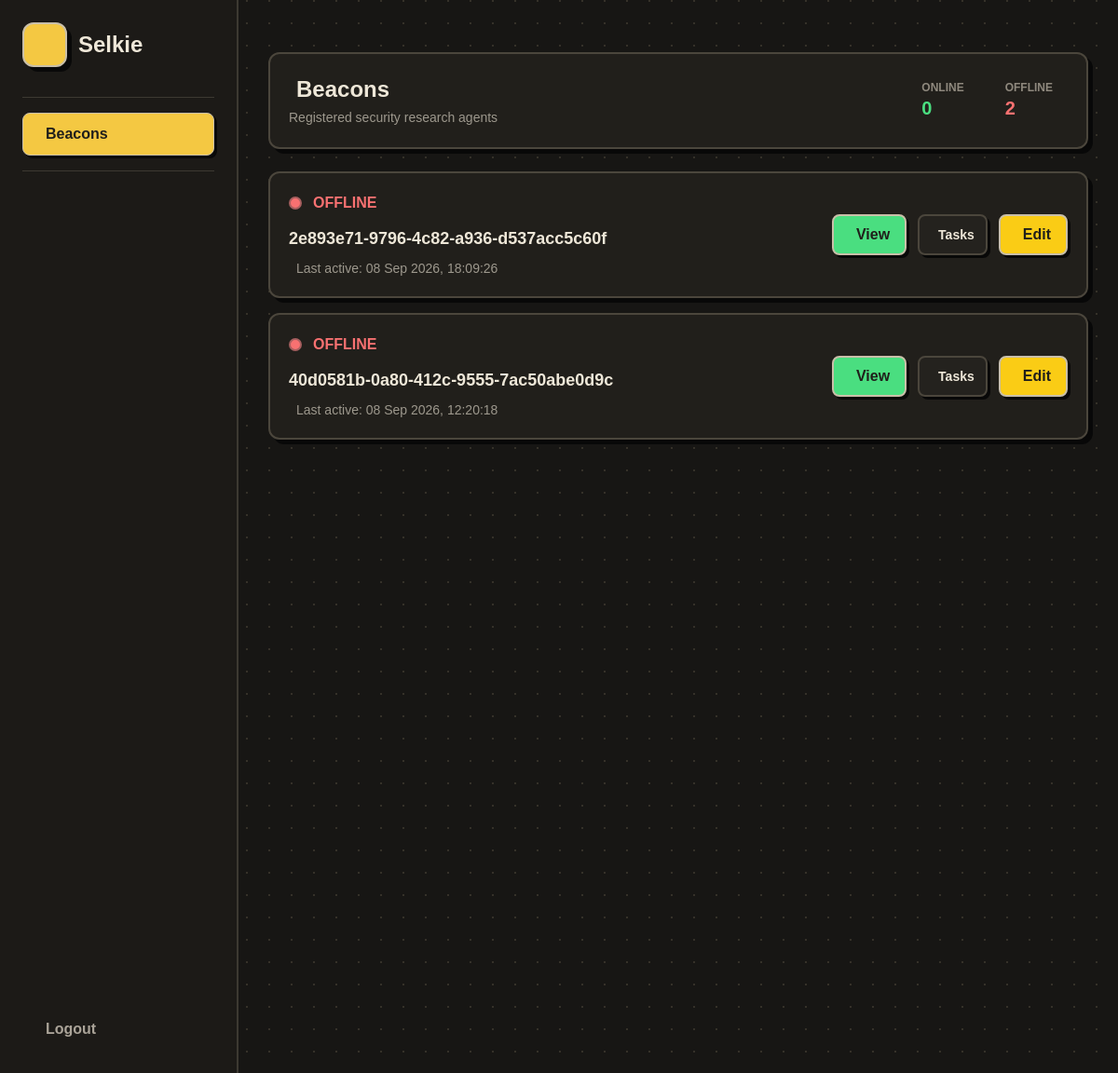
The page /dashboard/beacons on the database its author committed.
### db_manager.py (models this page shows)
class Base(DeclarativeBase):
    pass

class Beacon(Base):
    __tablename__ = "beacons"
    id: Mapped[str] = mapped_column(String, primary_key=True)
    public_key: Mapped[str] = mapped_column(String)
    system_info: Mapped[str] = mapped_column(JSON)
    registered_at: Mapped[datetime] = mapped_column(DateTime)
    last_active: Mapped[datetime] = mapped_column(DateTime)
    status: Mapped[str] = mapped_column(String, default="offline")

### dashboard.py (the view)
@dashboard.route("/beacons")
def beacons():
    with get_session() as session:
        beacons = (
            session.query(Beacon)
            .order_by(Beacon.status.desc(), Beacon.last_active.desc())
            .all()
        )
    return render_template("beacons.html", beacons=beacons)

### db_manager.py (called while the page is built)
def get_session():
    return Session(engine)

### templates/beacons.html (shortened to what this page needs)
{% extends "base.html" %}
{% block content %}
<div class="min-h-screen w-full pb-8">
    <main class="min-w-0">
        <section class="retro-card rounded-xl p-5 mb-6">
            <div class="flex flex-col md:flex-row
                                md:items-center md:justify-between
                                gap-5">
                <div>
                    <h2 class="text-2xl font-black
                                       flex items-center gap-2">
                        Beacons
                    </h2>
                    <p class="text-sm text-[#9d988d] mt-1">
                        Registered security research agents
                    </p>
                </div>
                <div class="flex gap-3">
                    <div class="stat rounded-lg px-4 py-2">
                        <div class="text-xs font-bold
                                            uppercase text-[#8f897e]">
                            Online
                        </div>
                        <div class="text-xl font-black
                                            text-green-400">
                            {{ beacons
                            | selectattr("status", "equalto", "online")
                            | list
                            | length }}
                        </div>
                    </div>
                    <div class="stat rounded-lg px-4 py-2">
                        <div class="text-xs font-bold
                                            uppercase text-[#8f897e]">
                            Offline
                        </div>
                        <div class="text-xl font-black
                                            text-red-400">
                            {{ beacons
                            | selectattr("status", "equalto", "offline")
                            | list
                            | length }}
                        </div>
                    </div>
                </div>
            </div>
        </section>
        <div id="beacon-list" hx-get="{{ url_for('dashboard.beacon_status') }}" hx-trigger="every 5s"
            hx-swap="innerHTML">
            {% include "partials/beacon_list.html" %}
        </div>
    </main>
</div>
{% endblock %}

### templates/partials/beacon_list.html (shortened to what this page needs)
<div class="space-y-4">
    {% for beacon in beacons %}
    <div class="retro-card rounded-xl p-5
                transition duration-100
                hover:bg-[#28251f]">
        <div class="flex flex-col md:flex-row
                    md:items-center md:justify-between
                    gap-5">
            <div class="min-w-0">
                <div class="flex items-center gap-3 mb-3">
                    {% if beacon.status == "online" %}
                    <span class="w-3.5 h-3.5 rounded-full
                                   bg-green-400 border-2 border-[#6fa879]"></span>
                    <span class="font-black text-green-400">
                        ONLINE
                    </span>
                    {% else %}
                    <span class="w-3.5 h-3.5 rounded-full
                                   bg-red-400 border-2 border-[#a85f5f]"></span>
                    <span class="font-black text-red-400">
                        OFFLINE
                    </span>
                    {% endif %}
                </div>
                <div class="font-black text-lg
                           text-[#eee7d8]
                           break-all">
                    {{ beacon.id }}
                </div>
                <div class="mt-2 text-sm text-[#9d988d]
                           flex items-center gap-2">
                    <span>
                        {% if beacon.last_active %}
                        Last active:
                        {{ beacon.last_active.strftime("%d %b %Y, %H:%M:%S") }}
                        {% else %}
                        Last active: Never
                        {% endif %}
                    </span>
                </div>
            </div>
            <div class="flex gap-3 shrink-0">
                <a href="{{ url_for('dashboard.beacon_details', beacon_id=beacon.id) }}" class="retro-btn bg-green-400
                           rounded-lg px-4 py-2
                           font-bold
                           flex items-center gap-2">
                    View
                </a>
                <a href="{{ url_for('task.view_tasks', beacon_id=beacon.id) }}" class="secondary-btn rounded-lg px-3 py-2
           flex items-center justify-center gap-2
           text-sm font-bold">
                    Tasks
                </a>
                <a href="{{ url_for('dashboard.edit_beacon', beacon_id=beacon.id) }}" class="retro-btn bg-yellow-400
                           rounded-lg px-4 py-2
                           font-bold
                           flex items-center gap-2">
                    Edit
                </a>
            </div>
        </div>
    </div>
    {% endfor %}
</div>

### templates/base.html (style rules this page uses)
body { background: #171614; background-image: radial-gradient(circle at 1px 1px, #353129 1px, transparent 0); background-size: 24px 24px; font-family: "Trebuchet MS", sans-serif; color: #eee7d8; }
.retro-card { background: #211f1b; border: 2px solid #4b463c; box-shadow: 5px 5px 0 #080808; }
.retro-btn { background: #f4c842; color: #201f1b; border: 2px solid #c9bfa9; box-shadow: 3px 3px 0 #080808; transition: .12s; }
.secondary-btn { background: #24221e; color: #eee7d8; border: 2px solid #4b463c; box-shadow: 3px 3px 0 #080808; transition: .12s; }

### rows shown on the page
Beacon: status "offline" (drawn), id "2e893e71-9796-4c82-a936-d537acc5c60f", last_active "08 Sep 2026, 18:09:26"
Beacon: status "offline" (drawn), id "40d0581b-0a80-412c-9555-7ac50abe0d9c", last_active "08 Sep 2026, 12:20:18"
